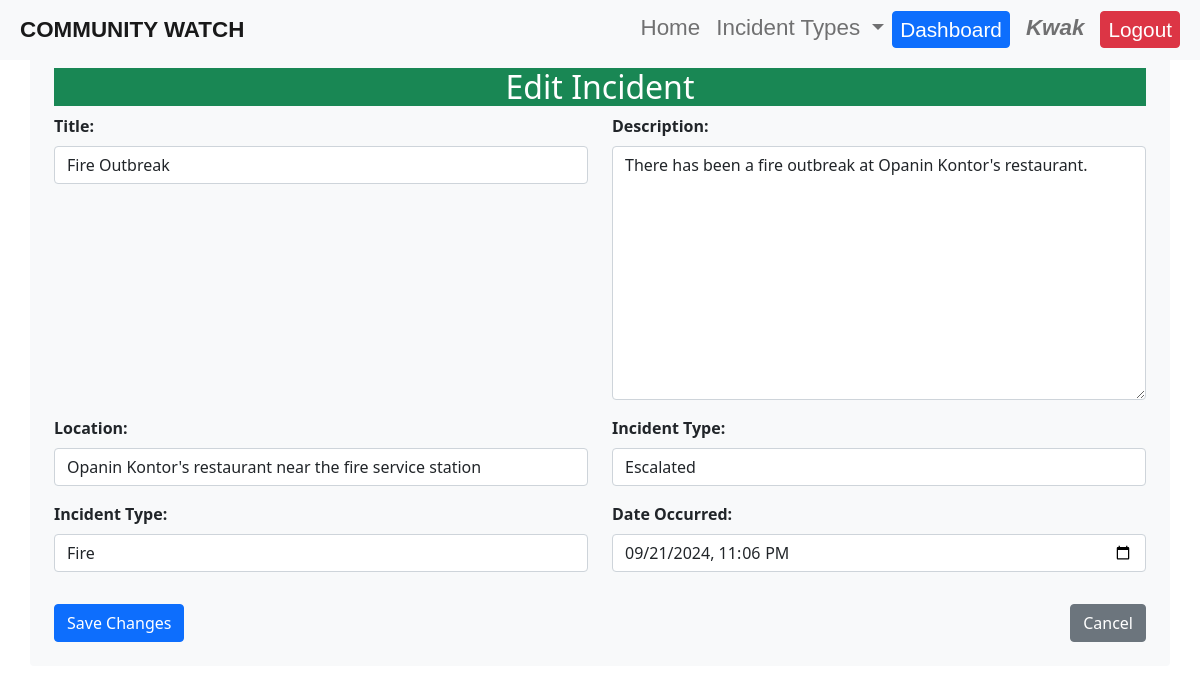
The page /incident/22/edit/ (signed in) on the database as committed earlier.
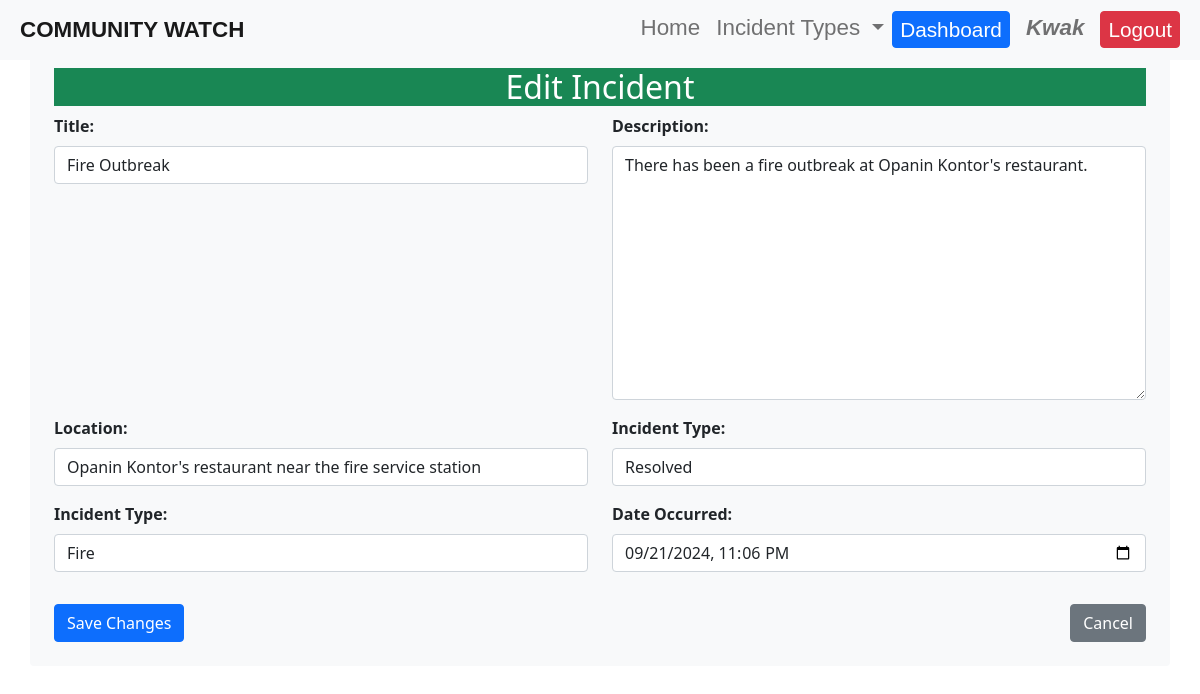
The same page on the database as committed later.
### reports/models.py (models this page shows, shortened)
class Incident(models.Model):
    STATUS_CHOICES = [
        ('pending', 'Pending'),
        ('approved', 'Approved'),
        ('rejected', 'Rejected'),
        ('escalated', 'Escalated'),
        ('resolved', 'Resolved'),
    ]
    INCIDENT_TYPE_CHOICES = [
        ('theft', 'Theft'),
        ('vandalism', 'Vandalism'),
        ('fire', 'Fire'),
        ('accident', 'Accident'),
        ('emergency', 'Emergency'),
        ('medical', 'Medical'),
        ('police', 'Police'),
        ('other', 'Other'),
]
    title = models.CharField(max_length=200)
    description = models.TextField()
    location = models.CharField(max_length=200)
    incident_type = models.CharField(max_length=100, choices=INCIDENT_TYPE_CHOICES, default='other')
    date_occurred = models.DateTimeField(default=timezone.now)  # This allows users to set the date and time
    date_reported = models.DateTimeField(auto_now_add=True)
    reported_by = models.ForeignKey(User, on_delete=models.CASCADE)
    status = models.CharField(max_length=20, choices=STATUS_CHOICES, default='pending')
    reviewed_by = models.ForeignKey(User, on_delete=models.SET_NULL, null=True, blank=True, related_name='reviewed_incidents')

### reports/views.py (the view)
# urls.py: path('incident/<int:incident_id>/edit/', edit_incident, name='edit_incident'),
@login_required
def edit_incident(request, incident_id):
    incident = get_object_or_404(Incident, id=incident_id, reported_by=request.user)  # Ensure the user is the reporter
    if request.method == 'POST':
        form = IncidentForm(request.POST, instance=incident)
        if form.is_valid():
            form.save()
            return redirect('incident_detail', incident_id=incident.id)
    else:
        form = IncidentForm(instance=incident)
    return render(request, 'reports/edit_incident.html', {'form': form, 'incident': incident})  # Pass incident to context

### reports/forms.py
class IncidentForm(forms.ModelForm):
    class Meta:
        model = Incident
        fields = ['title', 'description', 'location', 'status', 'incident_type', 'date_occurred']  # Include date_occurred
        widgets = {
            'date_occurred': forms.DateTimeInput(attrs={
                'type': 'datetime-local',
                'step': '2'  # Allows for seconds input
            }),
        }

### reports/templatetags/custom_filters.py (called while the page is built)
@register.filter
def add_class(field, css_class):
    return field.as_widget(attrs={"class": css_class})

### reports/templates/reports/edit_incident.html (shortened to what this page needs)
{% extends 'base.html' %}
{% load custom_filters %}
{% block content %}
    <div class="container my-4 bg-light rounded p-4">
        <h2 class="bg-success text-white text-center" style="margin-top: 20px;">Edit Incident</h2>
        <form method="post">
            <div class="row">
                <div class="col-md-6 mb-3">
                    <label for="id_title" class="form-label"><strong>Title:</strong></label>
                    {{ form.title|add_class:"form-control w-100" }}
                </div>
                <div class="col-md-6 mb-3">
                    <label for="id_description" class="form-label"><strong>Description:</strong></label>
                    {{ form.description|add_class:"form-control w-100" }}
                </div>
                <div class="col-md-6 mb-3">
                    <label for="id_location" class="form-label"><strong>Location:</strong></label>
                    {{ form.location|add_class:"form-control w-100" }}
                </div>
                <div class="col-md-6 mb-3">
                    <label for="incident.get_status_display" class="form-label"><strong>Incident Type:</strong></label>
                    {{ form.status|add_class:"form-control w-100" }}
                </div>
                <div class="col-md-6 mb-3">
                    <label for="id_incident_type" class="form-label"><strong>Incident Type:</strong></label>
                    {{ form.incident_type|add_class:"form-control w-100" }}
                </div>
                <div class="col-md-6 mb-3">
                    <label for="id_date_occurred" class="form-label"><strong>Date Occurred:</strong></label>
                    <input type="datetime-local" name="date_occurred" id="id_date_occurred" class="form-control w-100" required
                           value="{{ form.date_occurred.value|date:'Y-m-d\TH:i'|default:'' }}">
                </div>
            </div>
            <div class="d-flex justify-content-between mt-3">
                <button type="submit" class="btn btn-primary">Save Changes</button>
                <a href="{% url 'incident_detail' incident.id %}" class="btn btn-secondary">Cancel</a>
            </div>
        </form>
    </div>
{% endblock %}

Rows that differ between the two databases and show on the page:
changed Incident "Fire Outbreak": status "Escalated" → "Resolved"
